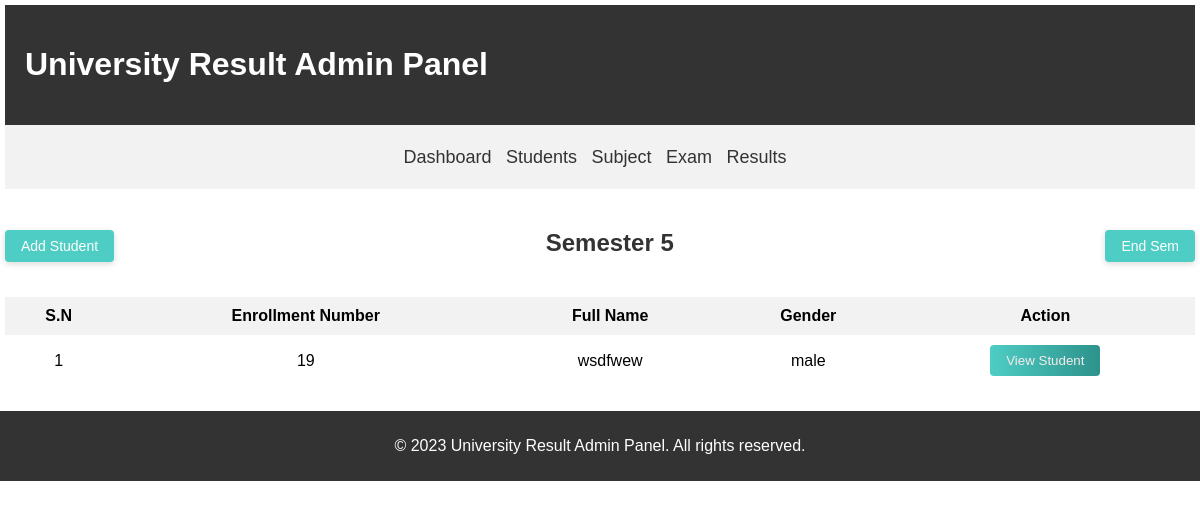
The app's page /admin/ST-sem5.php with its own data.
### tables this page shows
CREATE TABLE `studen` (
  `st_id` int(11) NOT NULL,
  `fname` varchar(2552) NOT NULL,
  `sname` varchar(255) NOT NULL,
  `lname` varchar(255) NOT NULL,
  `full_name` varchar(255) NOT NULL,
  `gender` varchar(23) NOT NULL,
  `en_num` int(25) NOT NULL,
  `se_id` int(25) NOT NULL DEFAULT 1
);

### admin/ST-sem5.php (the view, shortened to what this page needs)
<?php include("home/menu.php"); ?>
<section id="content">
    <div id="dashboard-section">
    <h2 class="section-title">
        <span style="float: left;">
            <button class="add-student-button"><a href="<?php echo SIT; ?>admin/ST-form.php?se_id=5" class="button-link">Add Student</a></button>
        </span>
        Semester 5
        <span style="float: right;">
        <form method="post">
        <button class="end-sem-button" type="submit" name="end_semester">End Sem</button>
        </span>
    </h2>
    </div>
        <div class="dashboard-content">
            <table class="student-table">
                <thead>
                    <tr>
                        <th>S.N</th>
                        <th>Enrollment Number</th>
                        <th>Full Name</th>
                        <th>Gender</th>
                        <th>Action</th>
                    </tr>
                </thead>
                <tbody>
                        <?php
                        $sql = "SELECT * FROM studen where se_id='5' ";
                        $res = mysqli_query($conn, $sql);
                        if($res == true){
                            $count = mysqli_num_rows($res);
                            $sn = 1;
                            if($count > 0){
                                while($row = mysqli_fetch_assoc($res)){
                                    $en_num = $row['en_num'];
                                    $full_name = $row['full_name'];
                                    $gender = $row['gender'];
                            ?>
                            <tr>
                            <td><?php echo $sn++; ?></td>
                            <td><?php echo $en_num; ?></td>
                            <td><?php echo $full_name;  ?></td>
                            <td><?php echo $gender;  ?></td>
                            <td>
                                <button class="view-details-button" onclick="openModal(1)"><span>View Student</span></button>
                            </td>
                            </tr>
                            <?php
                                }
                            } else {
                            }
                        }
?>
                </tbody>
            </table>
        </div>
    </div>
<?php include("home/footer.php"); ?>

### css/admin.css (style rules this page uses)
body { font-family: Arial, sans-serif; margin: 0; padding: 0; }
section#content { text-align: center; }
section#content h2 { color: #333; }
.dashboard-content { display: flex; flex-wrap: wrap; justify-content: center; }
.section-title { font-size: 24px; color: #333; margin-top: 40px; }
.student-table { width: 100%; border-collapse: collapse; margin-top: 20px; }
.student-table th, .student-table td { padding: 10px; text-align: center; }
.student-table th { background-color: #f2f2f2; font-weight: bold; }
.view-details-button { display: inline-block; padding: 8px 16px; background-color: #4ECDC4; color: #f5ebeb; border: none; border-radius: 4px; transition: background-color 0.3s; background-image: linear-gradient(to right, #4ECDC4, #2D928B); cursor: pointer; position: relative; overflow: hidden; }
.view-details-button span { transition: transform 0.3s; }
.add-student-button, .end-sem-button { background-color: #4ECDC4; color:white; border: none; padding: 8px 16px; text-align: center; text-decoration: none; font-size: 14px; transition: background-color 0.3s; cursor: pointer; border-radius: 4px; box-shadow: 0 2px 6px rgba(0, 0, 0, 0.15); }
a { color:white; text-align: center; text-decoration: none; font-size: 14px; }
.section-title { position: relative; }
.section-title::before, .section-title::after { content: ''; position: absolute; top: 50%; width: 40px; height: 2px; }

### records on screen
studen: en_num "19", full_name "wsdfwew", gender "male"
